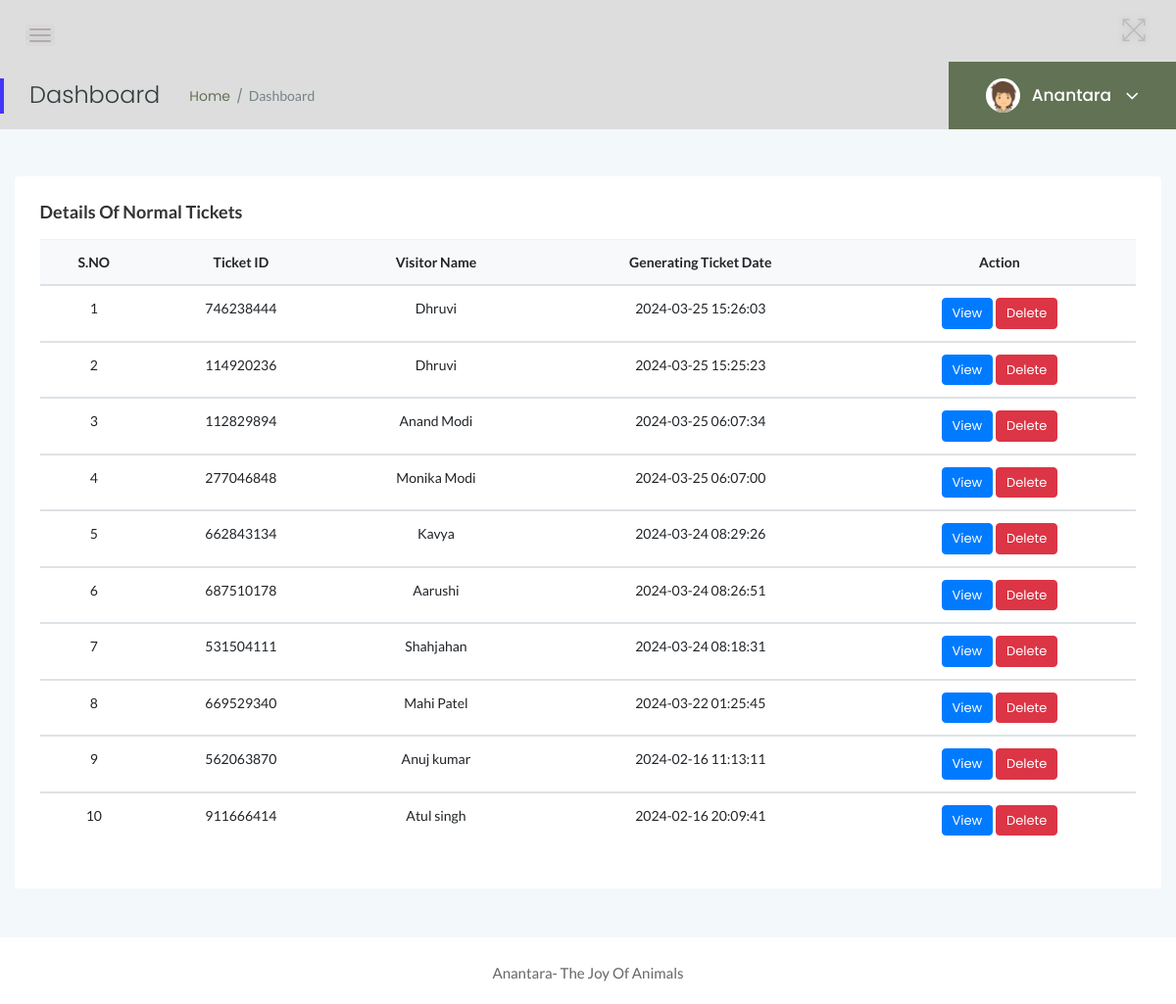
Page /admin/manage-normal-ticket.php (signed in) on the committed database.
### tables this page shows
CREATE TABLE `tblticindian` (
  `ID` int(10) NOT NULL,
  `TicketID` varchar(100) NOT NULL,
  `visitorName` varchar(255) DEFAULT NULL,
  `NoAdult` int(10) DEFAULT NULL,
  `NoChildren` int(10) DEFAULT NULL,
  `AdultUnitprice` varchar(50) DEFAULT NULL,
  `ChildUnitprice` varchar(50) DEFAULT NULL,
  `PostingDate` timestamp NULL DEFAULT current_timestamp()
);

### admin/manage-normal-ticket.php (the view, shortened to what this page needs)
<?php
include('includes/dbconnection.php');
if (strlen($_SESSION['zmsaid']==0)) {
  header('location:logout.php');
  } else{
?>
<!doctype html>
<html class="no-js" lang="en">
<head>
    <link rel="stylesheet" href="assets/css/bootstrap.min.css">
    <link rel="stylesheet" href="assets/css/font-awesome.min.css">
    <link rel="stylesheet" href="assets/css/themify-icons.css">
    <link rel="stylesheet" href="assets/css/metisMenu.css">
    <link rel="stylesheet" href="assets/css/owl.carousel.min.css">
    <link rel="stylesheet" href="assets/css/slicknav.min.css">
    <link rel="stylesheet" href="https://www.amcharts.com/lib/3/plugins/export/export.css" type="text/css" media="all" />
    <link rel="stylesheet" type="text/css" href="https://cdn.datatables.net/1.10.19/css/jquery.dataTables.css">
    <link rel="stylesheet" type="text/css" href="https://cdn.datatables.net/1.10.18/css/dataTables.bootstrap4.min.css">
    <link rel="stylesheet" type="text/css" href="https://cdn.datatables.net/responsive/2.2.3/css/responsive.bootstrap.min.css">
    <link rel="stylesheet" type="text/css" href="https://cdn.datatables.net/responsive/2.2.3/css/responsive.jqueryui.min.css">
    <link rel="stylesheet" href="assets/css/typography.css">
    <link rel="stylesheet" href="assets/css/default-css.css">
    <link rel="stylesheet" href="assets/css/styles.css">
    <link rel="stylesheet" href="assets/css/responsive.css">
</head>
<body>
    <div class="page-container">
        <div class="main-content">
          <?php include_once('includes/header.php');?>
            <?php include_once('includes/pagetitle.php');?>
            <div class="main-content-inner">
                <div class="row">
                    <div class="col-12 mt-5">
                        <div class="card">
                            <div class="card-body">
                                <h4 class="header-title">Details of Normal Tickets</h4>
                                <div class="data-tables">
                <table class="table text-center">
                                        <thead class="bg-light text-capitalize">
                                            <tr>
                                                <th>S.NO</th>
                                                <th>Ticket ID</th>
                                                <th>Visitor Name</th>
                                                <th>Generating Ticket Date</th>
                                                <th>Action</th>
                                            </tr>
                                        </thead>
                                        <?php
$ret=mysqli_query($con,"select * from tblticindian order by ID desc");
$cnt=1;
$count=mysqli_num_rows($ret);
if($count>0){
while ($row=mysqli_fetch_array($ret)) {
?>
                                        <tbody>
          <tr data-expanded="true">
            <td><?php echo $cnt;?></td>
                  <td><?php  echo $row['TicketID'];?></td>
                   <td><?php  echo $row['visitorName'];?></td>
                  <td><?php  echo $row['PostingDate'];?></td>
                  <td><a href="view-normal-ticket.php?viewid=<?php echo $row['ID'];?>" class="btn btn-primary btn-xs">View</a>
                                 <a href="manage-normal-ticket.php?id=<?php echo $row['ID']?>&del=delete" onClick="return confirm('Are you sure you want to delete?')" class="btn btn-danger btn-xs">Delete</a>
                </tr>
                <?php
$cnt=$cnt+1;
}} else{?>
    <tr>
        <th colspan="4" style="color:red;">No Record found</th>
    </tr>
<?php } ?>
 </tbody>
                                    </table>
                                </div>
                            </div>
                        </div>
                    </div>
                </div>
            </div>
        </div>
        <?php include_once('includes/footer.php');?>
    </div>
</body>
</html>
<?php }  ?>

### admin/includes/pagetitle.php (shortened to what this page needs)
<?php
include('includes/dbconnection.php');
?>
<div class="page-title-area">
                <div class="row align-items-center">
                    <div class="col-sm-6">
                        <div class="breadcrumbs-area clearfix">
                            <h4 class="page-title pull-left">Dashboard</h4>
                            <ul class="breadcrumbs pull-left">
                                <li><a href="dashboard.php">Home</a></li>
                                <li><span>Dashboard</span></li>
                            </ul>
                        </div>
                    </div>
                    <div class="col-sm-6 clearfix">
                        <div class="user-profile pull-right">
                            <img class="avatar user-thumb" src="assets/images/author/avatar.png" alt="avatar">
                            <?php
$adid=$_SESSION['zmsaid'];
$ret=mysqli_query($con,"select AdminName from tbladmin where ID='$adid'");
$row=mysqli_fetch_array($ret);
$name=$row['AdminName'];
?>
                            <h4 class="user-name dropdown-toggle" data-toggle="dropdown"><?php echo $name; ?> <i class="fa fa-angle-down"></i></h4>
                        </div>
                    </div>
                </div>
            </div>

### admin/assets/css/styles.css (style rules this page uses)
.page-container { width: 100%; height: 100%; min-height: 100vh; padding-left: 280px; -webkit-transition: padding-left 0.3s ease 0s; transition: padding-left 0.3s ease 0s; }
.card { border: none; border-radius: 4px; background-color: #fff; -webkit-transition: all 0.3s ease 0s; transition: all 0.3s ease 0s; }
.card-body { padding: 25.6px; padding: 1.6rem; }
.main-content { width: 100%; background: #F3F8FB; }
.main-content-inner { padding: 0 30px 50px; }
.page-title-area { padding: 0 30px; background: #DDDDDD; position: relative; }
.page-title-area:before { content: ''; position: absolute; left: 0; top: 50%; width: 4px; height: 36px; background: var(--primary-color); -webkit-transform: translateY(-50%); transform: translateY(-50%); }
.page-title { font-size: 24px; font-weight: 300; color: #313b3d; letter-spacing: 0; margin-right: 30px; }
ul.breadcrumbs { margin-top: 4px; }
.breadcrumbs li { display: inline-block; }
.breadcrumbs li a, .breadcrumbs li span { display: block; font-size: 14px; font-weight: 400; color: #627254; letter-spacing: 0; margin-right: 16px; position: relative; }
.breadcrumbs li a:before { content: '/'; color: #768387; position: absolute; right: -13px; top: 0; }
.breadcrumbs li span { margin-right: 0; color: #768387; text-transform: capitalize; }
.user-profile { margin-right: -30px; display: -webkit-box; display: -ms-flexbox; display: flex; -webkit-box-align: center; -ms-flex-align: center; align-items: center; -ms-flex-wrap: wrap; flex-wrap: wrap; background: -webkit-linear-gradient(left, #627254 0%, #627254 100%); background: linear-gradient(to right, #627254 0%, #627254 100%); padding: 17px 38px; position: relative; }
.user-profile img.avatar { height: 35px; width: 35px; border-radius: 50%; margin-right: 12px; }
.user-name { font-size: 17px; font-weight: 500; color: #fff; letter-spacing: 0; cursor: pointer; -webkit-user-select: none; -moz-user-select: none; -ms-user-select: none; user-select: none; }
.user-name i { margin-left: 10px; font-size: 21px; vertical-align: middle; position: relative; }
.notification-area .dropdown-toggle, .user-name.dropdown-toggle { position: relative; }
.notification-area .dropdown-toggle:after, .user-name.dropdown-toggle:after { display: none; }
.header-title { font-family: 'Lato', sans-serif; font-size: 18px; font-weight: 600; letter-spacing: 0; color: #333; text-transform: capitalize; margin-bottom: 17px; }
.btn { padding: 11px 17px; font-size: 13px; letter-spacing: 0; }
.btn-xs { padding: 5px 10px; }
table tr th { border-bottom: none; }
table tr th, table tr td { border-top: 1px solid rgba(120, 130, 140, 0.13) !important; }

### admin/assets/css/responsive.css (style rules this page uses)
@media (min-width: 1200px) and (max-width: 1364px) { .main-content-inner { padding: 0 15px 50px; } }
@media (min-width: 1200px) and (max-width: 1364px) { .page-container, .sbar_collapsed.page-container { padding-left: 0; } }

### rows in the picture
tblticindian: TicketID "746238444", visitorName "Dhruvi", PostingDate "2024-03-25 15:26:03"
tblticindian: TicketID "114920236", visitorName "Dhruvi", PostingDate "2024-03-25 15:25:23"
tblticindian: TicketID "112829894", visitorName "Anand Modi", PostingDate "2024-03-25 06:07:34"
tblticindian: TicketID "277046848", visitorName "Monika Modi", PostingDate "2024-03-25 06:07:00"
tblticindian: TicketID "662843134", visitorName "Kavya", PostingDate "2024-03-24 08:29:26"
tblticindian: TicketID "687510178", visitorName "Aarushi", PostingDate "2024-03-24 08:26:51"
tblticindian: TicketID "531504111", visitorName "Shahjahan", PostingDate "2024-03-24 08:18:31"
tblticindian: TicketID "669529340", visitorName "Mahi Patel", PostingDate "2024-03-22 01:25:45"
tblticindian: TicketID "562063870", visitorName "Anuj kumar", PostingDate "2024-02-16 11:13:11"
tblticindian: TicketID "911666414", visitorName "Atul singh", PostingDate "2024-02-16 20:09:41"

### other values in the picture
$name "Anantara"
